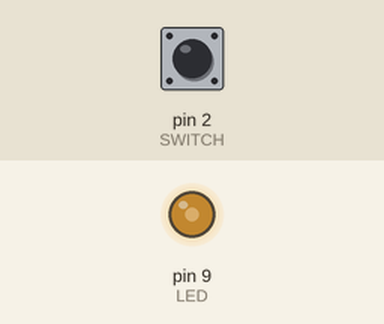
A sketch run on a simulated Arduino Uno, built with avr-gcc and run on an emulated ATmega328P. On the bench: output pins drawn as LEDs (lit = HIGH). The inputs (shaded band) are chosen by the test bench; at power-on: pin 2 (SWITCH) HIGH.

Above: at 1.2 s.
1.3 s: pin 2 (SWITCH) pulled LOW for 0.15 s
At 1.65 s:
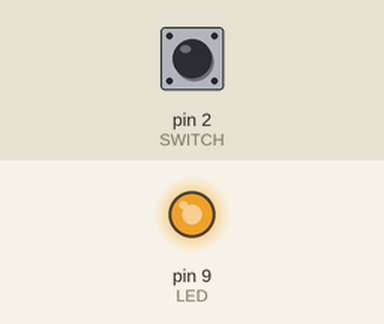
4.3 s: pin 2 (SWITCH) pulled LOW for 1 s
At 6.45 s:
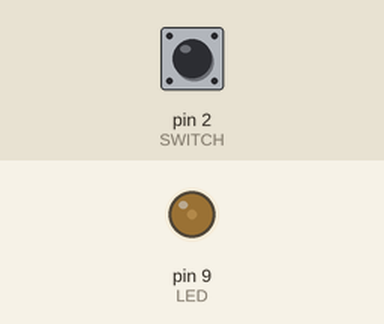
Timing chart, 0 to 13.3 s (numbered marks = the images above; inputs shaded):
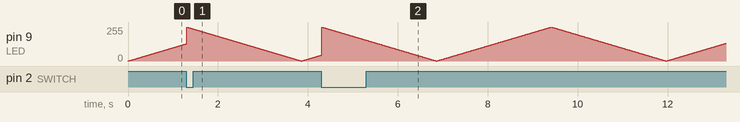

The sketch:

Practice3-8.ino
```cpp
const int SWITCH = 2; // タクトスイッチが接続されているピン
const int LED = 9;    // LED が接続されているピン
volatile int i;       // LED の明るさ

void setup()
{
  pinMode(SWITCH, INPUT);            // ピンを入力に設定
  pinMode(LED, OUTPUT);              // ピンを出力に設定
  attachInterrupt(0, reset, FALLING); // 割り込みの設定
  //LOW:押されていない時にリセット
  //CHANGE:押された＆離されたときにリセット
  //RISING:押された時にリセット
  //FALLING:離されたときにリセット
}

void loop()
{
  for (i = 0; i < 255; i++)
  {                      // 繰り返し
    analogWrite(LED, i); // LED の明るさを設定
    delay(10);           // 10 ミリ秒待機
  }
  for (i = 255; i > 0; i--)
  {                      // 繰り返し
    analogWrite(LED, i); // LED の明るさを設定
    delay(10);           // 10 ミリ秒待機
  }
}

void reset(){
  i = 255; // LED の明るさをリセット
}
```
